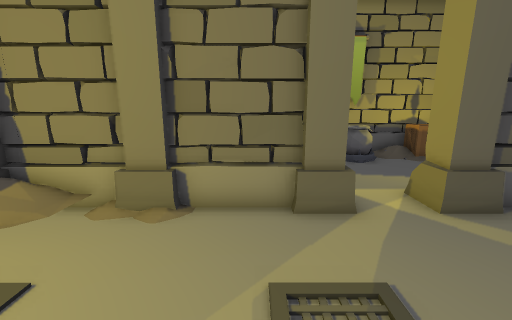
view 1 (above)

13 first-person views from a walk through a scene from a Unity 3-D project. The camera is 1.3 m above the floor, tilts 12° down and sees 90° across. The floor is counted in squares, 0.5 m on a side. Each view is taken from the middle of a square. On the plan, view 1 faces up. The plan holds only what a view shows up to about 18 squares ahead; the rest is blank. The place goes on beyond the plan. The player character is not drawn.

view 2
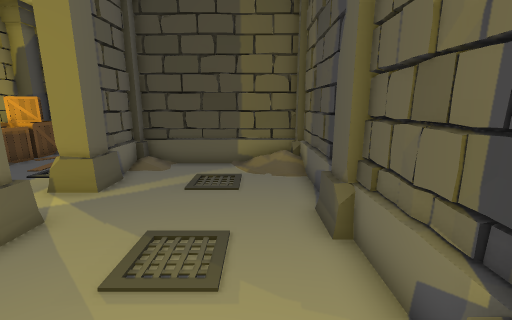

view 3
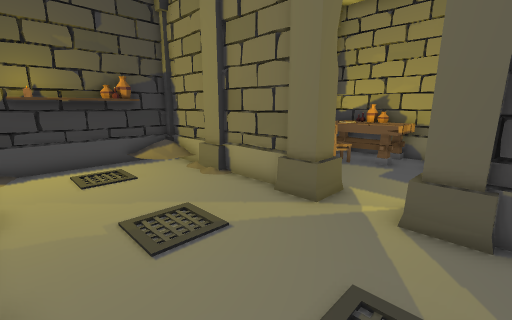

view 4
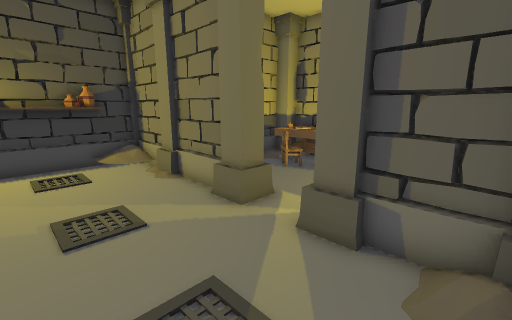

view 5
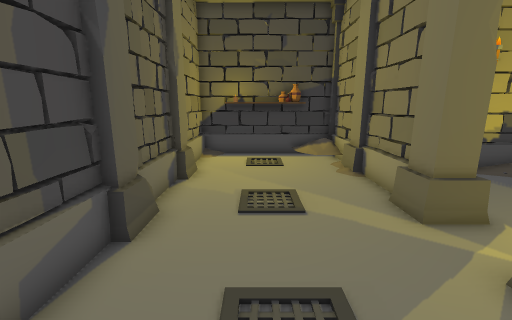

view 6
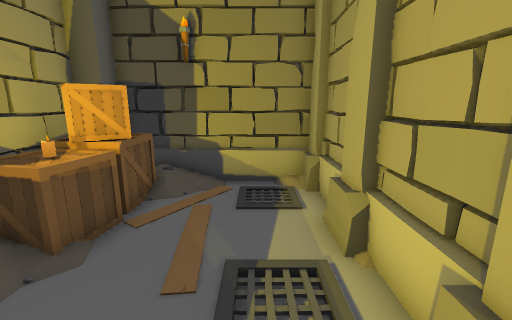

view 7
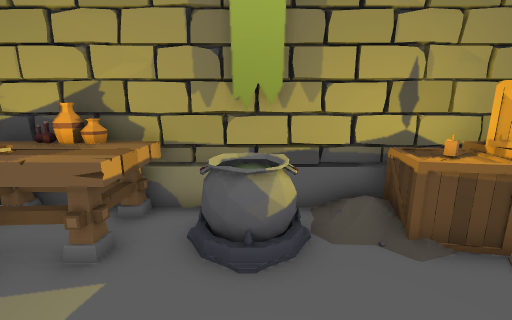

view 8
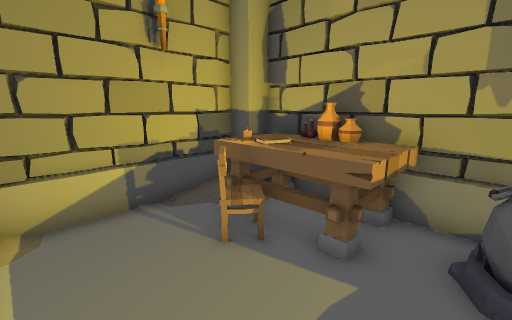

view 9
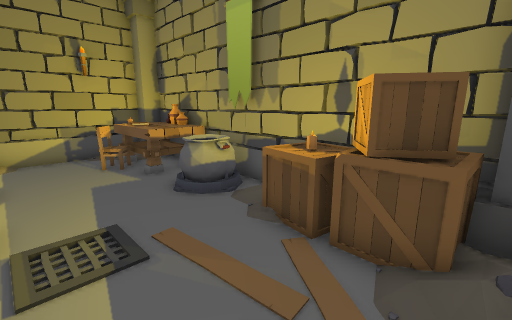

view 10
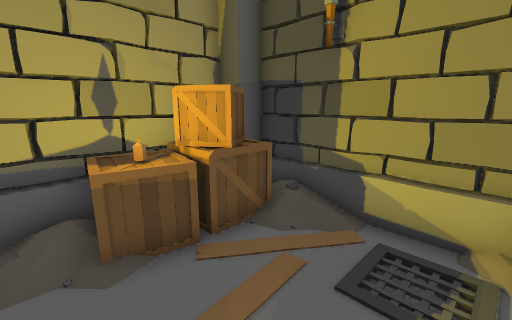

view 11
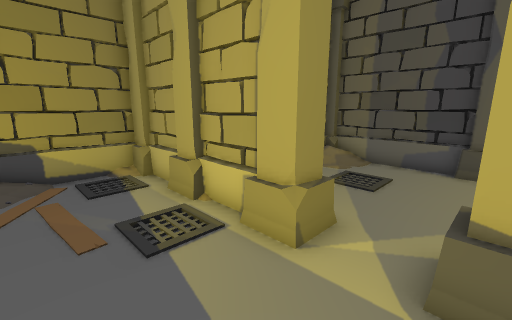

view 12
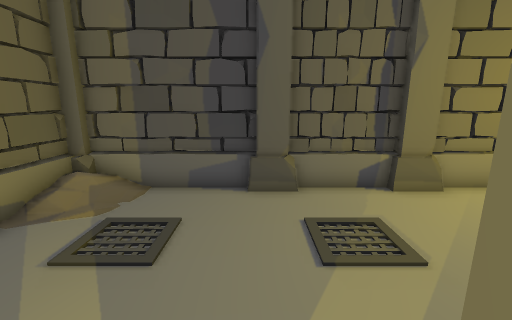

view 13
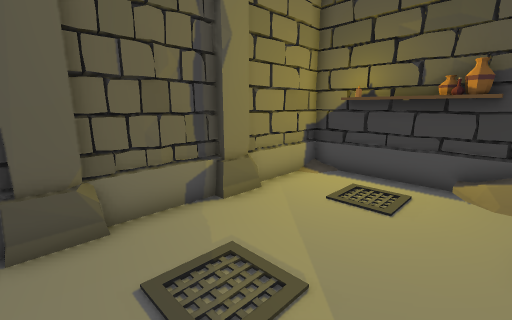

### Floor plan
Points are (right, up) in squares from view 1. A wall is a line through its corners. A room is listed if a view was taken in it or the views show most of it. See-through windows are left out.
Room 1 (views 1, 2, 3, 4, 5, 13)
walls: (-0.3, -1.2) (0.3, -1.1); (2.9, -1.1) (8.4, -1.1); (1.3, 6.4) (-2.5, 6.4); (-3.5, 6.4) (-6.7, 6.4) (-6.7, 4.4); (-5.5, -1) (1.6, -1); (-6.7, 2.6) (-6.7, -1.1) (1.6, -1.1); (8.8, -0.9) (8.8, 6.2); (8.4, 6.4) (5.8, 6.4)
low walls: (2.9, -1) (6.5, -1); (1.1, 6.3) (-2.1, 6.3); (-3.5, 6.3) (-5.9, 6.3); (7.5, -1) (8.3, -1); (8.6, -0.6) (8.6, 1.1); (8.1, 6.3) (5.9, 6.3)
ways out: opening at (3.5, 6.5) to room 2
objects: other object (-7, 3) to (-6, 4); other object (-6, -1); other object (-6, 0); other object (-6, 1); other object (-6, 2); other object (-6, 4); other object (-6, 5); column (-2, -2) to (-2, -1); column (2, -2) to (2, -1); other object (7, -1)
Room 2 (views 6, 7, 8, 9, 10, 11, 12)
walls: (6, 6.9) (7.5, 6.9); (7.5, 14.3) (4.4, 14.3); (9.8, 6.9) (11.9, 6.9); (12.7, 7.1) (12.9, 7.5); (12, 14.5) (-1.9, 14.5); (12.8, 7.1) (12.8, 13.6); (-2.7, 13.6) (-2.7, 7.8)
low walls: (5.9, 7) (7.5, 7); (4.1, 14.3) (2.5, 14.3); (9.6, 7) (11.8, 7); (9, 14.3) (8.4, 14.3)
ways out: opening at (3.5, 6.5) to room 1
objects: column (-2, 14); other object (-1, 12); table (-1, 13) to (-1, 14); chair (0, 11); books (0, 12) to (0, 13); bottle (0, 14); table (1, 12) to (3, 14); column (2, 6) to (2, 7); pot (4, 12) to (5, 13); column (5, 6) to (5, 7); other object (8, 7); box (8, 12) to (9, 14); other object (8, 15); column (9, 7); candle (9, 13); box (10, 12) to (11, 14); box (10, 14); box (12, 12) to (12, 13); column (12, 14); other object (13, 8); other object (13, 12)

Where each view was taken, in squares from view 1:
view 1: 0 up, 0 right, facing up
view 2: 1 up, 3 left, facing right
view 3: 0 up, 6 right, facing up-left
view 4: 1 up, 8 right, facing up-left
view 5: 2 up, 8 right, facing left
view 6: 9 up, 4 right, facing right
view 7: 8 up, 5 right, facing up
view 8: 8 up, 4 right, facing up-left
view 9: 8 up, 12 right, facing up-left
view 10: 8 up, 7 right, facing up-right
view 11: 11 up, 2 right, facing down-right
view 12: 7 up, 3 right, facing down
view 13: 5 up, 3 right, facing down-left
